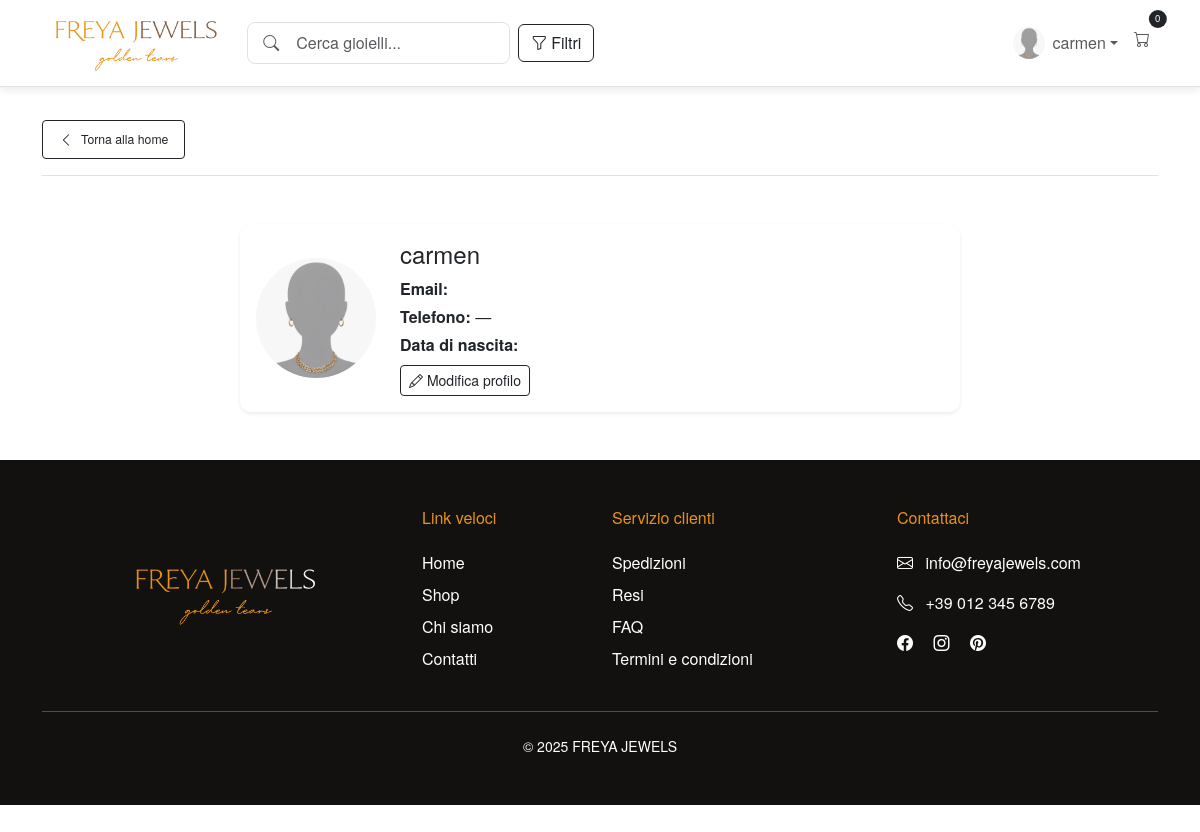
/accounts/profile/ (signed in), run on the app's committed database.
### users/models.py (models this page shows, shortened)
class CustomUser(AbstractUser):
    is_store_manager = models.BooleanField(
        default=False,
        verbose_name="Manager Status",
        help_text="Designa se l'utente può gestire prodotti e ordini"
    )
    phone_number = models.CharField(max_length=20, blank=True, null=True)
    birth_date = models.DateField(blank=True, null=True)
    profile_picture = models.ImageField(
        upload_to='profile_pics/',
        blank=True,
        null=True,
        verbose_name="Immagine profilo"
    )
    class Meta:
        verbose_name = "Utente"
        verbose_name_plural = "Utenti"

### users/views.py (the view)
# urls.py: path('profile/', views.profile_view, name='profile'),
@login_required
def profile_view(request):
    return render(request, 'users/profile.html', {'user': request.user})

### shop/context_processors.py (called while the page is built)
def cart_item_count(request):
    if request.user.is_authenticated:
        try:
            order = Order.objects.get(user=request.user, completed=False)
            count = sum(item.quantity for item in order.items.all())
        except Order.DoesNotExist:
            count = 0
    else:
        count = 0
    return {'cart_item_count': count}

### templates/users/profile.html (shortened to what this page needs)
{% extends "base.html" %}
{% load static %}
{% block content %}
<div class="d-flex justify-content-between align-items-center mb-5 py-3 border-bottom position-relative">
    <a href="{% url 'home' %}" class="btn btn-outline-dark btn-sm d-inline-flex align-items-center px-3 py-2">
        <i class="bi bi-chevron-left me-2"></i>
        <span class="small">Torna alla home</span>
    </a>
</div>
<div class="container mt-5">
    <div class="row justify-content-center">
        <div class="col-md-8">
            <div class="card shadow-sm">
                <div class="card-body d-flex align-items-center">
                    <div class="me-4">
                        {% if user.profile_picture and user.profile_picture.url %}
                          <img src="{{ user.profile_picture.url }}" alt="Immagine profilo" class="rounded-circle" style="width:120px; height:120px; object-fit:cover;">
                        {% else %}
                          <img src="{% static 'images/default_profile1.jpg' %}" alt="Immagine profilo di default" class="rounded-circle" style="width:120px; height:120px; object-fit:cover;">
                        {% endif %}
                    </div>
                    <div>
                        <h4>{{ user.username }}</h4>
                        <p class="mb-1"><strong>Email:</strong> {{ user.email }}</p>
                        <p class="mb-1"><strong>Telefono:</strong> {{ user.phone_number|default:"—" }}</p>
                        <p class="mb-2"><strong>Data di nascita:</strong> {{ user.birth_date|date:"d/m/Y" }}</p>
                        <a href="{% url 'edit-profile' %}" class="btn btn-outline-dark btn-sm">
                            <i class="bi bi-pencil"></i> Modifica profilo
                        </a>
                    </div>
                </div>
            </div>
        </div>
    </div>
</div>
{% endblock %}

### templates/base.html (shortened to what this page needs)
{% load static %}
<!DOCTYPE html>
<html lang="it">
<head>
    <link href="https://cdn.jsdelivr.net/npm/bootstrap@5.3.0/dist/css/bootstrap.min.css" rel="stylesheet">
    <link rel="stylesheet" href="https://cdn.jsdelivr.net/npm/bootstrap-icons@1.10.0/font/bootstrap-icons.css">
</head>
<body>
    {% block navbar %}
    <nav class="navbar navbar-expand-lg navbar-light bg-white fixed-top border-bottom py-2">
        <div class="container">
            <a class="navbar-brand" href="{% url 'home' %}">
                <img src="{% static 'images/logo.png' %}" alt="FREYA JEWELS" class="img-fluid">
            </a>
            <div class="collapse navbar-collapse" id="navbarContent">
                <div class="d-flex align-items-center gap-2" style="max-width: 600px;">
                    <div class="position-relative flex-grow-1">
                        <i class="bi bi-search position-absolute start-0 top-50 translate-middle-y ms-3 text-muted"></i>
                        <form method="get" action="{% url 'product-list' %}">
                            <input type="text"
                                   name="q"
                                   class="form-control ps-5 py-2 rounded-pill"
                                   placeholder="Cerca gioielli..."
                                   value="{{ request.GET.q }}">
                        </form>
                    </div>
                    <button class="btn btn-outline-dark d-flex align-items-center"
                            type="button"
                            data-bs-toggle="collapse"
                            data-bs-target="#filterCollapse">
                        <i class="bi bi-funnel me-1"></i>
                        <span>Filtri</span>
                    </button>
                </div>
                <ul class="navbar-nav ms-auto">
                    {% if user.is_authenticated %}
                        <li class="nav-item dropdown">
                            <a class="nav-link dropdown-toggle d-flex align-items-center" href="#" role="button" data-bs-toggle="dropdown">
                                {% if user.profile_picture %}
                                    <img src="{{ user.profile_picture.url }}" class="profile-img rounded-circle me-2">
                                {% else %}
                                    <img src="{% static 'images/default_profile1.jpg' %}" class="profile-img rounded-circle me-2">
                                {% endif %}
                                <span class="d-none d-lg-inline">{{ user.first_name|default:user.username }}</span>
                            </a>
                        </li>
                        <li class="nav-item">
                            <a class="nav-link position-relative" href="{% url 'cart-view' %}">
                                <i class="bi bi-cart"></i>
                                <span id="cart-counter" class="position-absolute top-0 start-100 translate-middle badge bg-dark rounded-pill">
                                    {{ cart_item_count|default:"0" }}
                                </span>
                            </a>
                        </li>
                    {% endif %}
                </ul>
            </div>
        </div>
    </nav>
    {% endblock %}
    <main class="container my-4">
        {% block content %}{% endblock %}
    </main>
    <footer class="text-white py-5 mt-5" style="background-color: #131010; bottom: 0;">
        <div class="container">
            <div class="row">
                <div class="col-md-4 mb-4 mb-md-0">
                    <a href="{% url 'home' %}">
                        <img src="{% static 'images/logo_dark.png' %}" alt="FREYA JEWELS" class="img-fluid">
                    </a>
                </div>
                <div class="col-md-2 mb-4 mb-md-0">
                    <h6 class="text-gold mb-4">Link veloci</h6>
                    <ul class="list-unstyled">
                        <li class="mb-2"><a href="{% url 'home' %}" class="text-white text-decoration-none">Home</a></li>
                        <li class="mb-2"><a href="{% url 'product-list' %}" class="text-white text-decoration-none">Shop</a></li>
                        <li class="mb-2"><a href="#" class="text-white text-decoration-none">Chi siamo</a></li>
                        <li class="mb-2"><a href="#" class="text-white text-decoration-none">Contatti</a></li>
                    </ul>
                </div>
                <div class="col-md-3 mb-4 mb-md-0">
                    <h6 class="text-gold mb-4">Servizio clienti</h6>
                    <ul class="list-unstyled">
                        <li class="mb-2"><a href="#" class="text-white text-decoration-none">Spedizioni</a></li>
                        <li class="mb-2"><a href="#" class="text-white text-decoration-none">Resi</a></li>
                        <li class="mb-2"><a href="#" class="text-white text-decoration-none">FAQ</a></li>
                        <li class="mb-2"><a href="#" class="text-white text-decoration-none">Termini e condizioni</a></li>
                    </ul>
                </div>
                <div class="col-md-3">
                    <h6 class="text-gold mb-4">Contattaci</h6>
                    <p><i class="bi bi-envelope me-2"></i> info@freyajewels.com</p>
                    <p><i class="bi bi-telephone me-2"></i> +39 012 345 6789</p>
                    <div class="mt-3">
                        <a href="#" class="text-white me-3"><i class="bi bi-facebook"></i></a>
                        <a href="#" class="text-white me-3"><i class="bi bi-instagram"></i></a>
                        <a href="#" class="text-white"><i class="bi bi-pinterest"></i></a>
                    </div>
                </div>
            </div>
            <hr class="my-4 bg-secondary">
            <div class="text-center">
                <p class="small mb-0">&copy; 2025 FREYA JEWELS</p>
            </div>
        </div>
    </footer>
</body>
</html>

### templates/base.html (style rules this page uses)
:root { --bs-primary: #212529; --bs-secondary: #6c757d; --bs-gold: #E79314; --bs-light-gold: #f8f0d6; --bs-dark-gold: #8c7a30; --bs-light-gray: #f8f9fa; }
body { font-family: 'Helvetica Neue', Arial, sans-serif; padding-top: 80px; background-color: #fff; min-height: 150vh; }
.navbar { box-shadow: 0 2px 10px rgba(0,0,0,0.1); background-color: white !important; }
.navbar-brand img { height: 60px; transition: transform 0.3s; }
.text-gold { color: var(--bs-gold); }
.card { border: none; transition: transform 0.3s ease, box-shadow 0.3s ease; border-radius: 0.5rem !important; overflow: hidden; }
.badge { font-weight: 500; letter-spacing: 0.5px; }
#cart-counter { font-size: 0.6rem; min-width: 18px; height: 18px; display: flex; align-items: center; justify-content: center; }
.card { border-radius: 12px !important; }
input.form-control { border-radius: 8px !important; }
.profile-img { width: 32px; height: 32px; object-fit: cover; transition: transform 0.3s; }

### data on the page
CustomUser: first_name "carmen", username "carmen", phone_number "—"

### other printed values
{{ cart_item_count|default:"0" }} "0"
